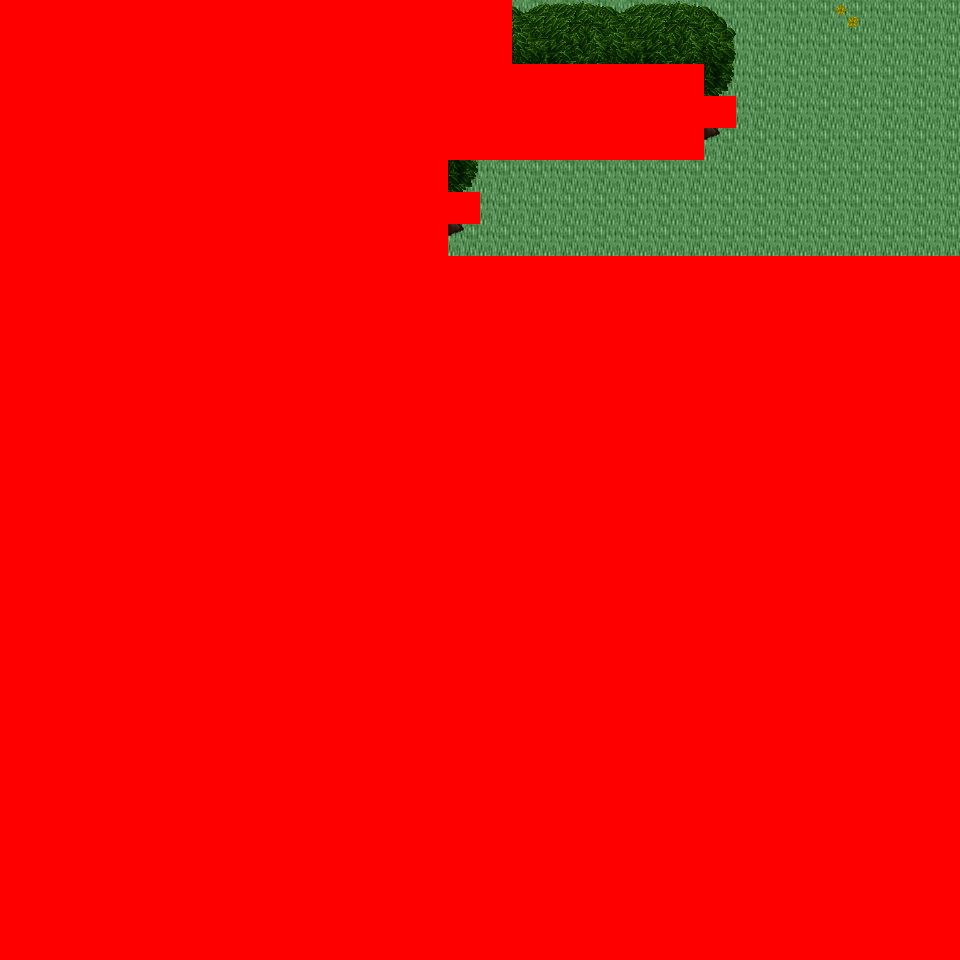

A level layout from a 2D game, rendered from its tile map. Below: a short description, then the map file with tile-grid data replaced by summaries:
An orthogonal 30x30 tile map with 32x32 px tiles, 6 tile layers (Ground, Object, Object2, Above, ...), 35 tilesets and 2 objects (2x mapchange).

<map version="1.0" orientation="orthogonal" renderorder="right-down" width="30" height="30" tilewidth="32" tileheight="32" nextobjectid="3">
  <tileset firstgid="1" name="tileset_logic_collision" tilewidth="32" tileheight="32" tilecount="1" columns="1">
    <image source="../drawable/tileset_logic_collision.png" width="32" height="32" />
  </tileset>
  <tileset firstgid="2" name="tileset_ground_ground" tilewidth="32" tileheight="32" tilecount="33" columns="3">
    <image source="../drawable/tileset_ground_ground.png" width="96" height="352" />
  </tileset>
  <tileset firstgid="35" name="tileset_building_castle" tilewidth="32" tileheight="32" tilecount="320" columns="20">
    <image source="../drawable/tileset_building_castle.png" width="640" height="512" />
  </tileset>
  <tileset firstgid="355" name="tileset_item_weapon_cannon" tilewidth="32" tileheight="32" tilecount="12" columns="3">
    <image source="../drawable/tileset_item_weapon_cannon.png" width="96" height="128" />
  </tileset>
  <tileset firstgid="367" name="tileset_item_pot_barrels_1" tilewidth="32" tileheight="32" tilecount="8" columns="4">
    <image source="../drawable/tileset_item_pot_barrels_1.png" width="128" height="64" />
  </tileset>
  <tileset firstgid="375" name="tileset_plant_tree_tree_darkgreen" tilewidth="32" tileheight="32" tilecount="88" columns="8">
    <image source="../drawable/tileset_plant_tree_tree_darkgreen.png" width="256" height="352" />
  </tileset>
  <tileset firstgid="463" name="tileset_building_decoration_chimney_big" tilewidth="32" tileheight="32" tilecount="2" columns="1">
    <image source="../drawable/tileset_building_decoration_chimney_big.png" width="32" height="64" />
  </tileset>
  <tileset firstgid="465" name="tileset_building_door_door" tilewidth="32" tileheight="32" tilecount="6" columns="3">
    <image source="../drawable/tileset_building_door_door.png" width="96" height="64" />
  </tileset>
  <tileset firstgid="471" name="tileset_building_door_closed" tilewidth="32" tileheight="32" tilecount="1" columns="1">
    <image source="../drawable/tileset_building_door_closed.png" width="32" height="32" />
  </tileset>
  <tileset firstgid="472" name="tileset_building_window_window_centered" tilewidth="32" tileheight="32" tilecount="1" columns="1">
    <image source="../drawable/tileset_building_window_window_centered.png" width="32" height="32" />
  </tileset>
  <tileset firstgid="473" name="tileset_plant_bush_bushes" tilewidth="32" tileheight="32" tilecount="10" columns="5">
    <image source="../drawable/tileset_plant_bush_bushes.png" width="160" height="64" />
  </tileset>
  <tileset firstgid="483" name="tileset_furniture_sink_pale_brown_stone" tilewidth="32" tileheight="32" tilecount="4" columns="2">
    <image source="../drawable/tileset_furniture_sink_pale_brown_stone.png" width="64" height="64" />
  </tileset>
  <tileset firstgid="487" name="tileset_ground_grass_edges" tilewidth="32" tileheight="32" tilecount="36" columns="12">
    <image source="../drawable/tileset_ground_grass_edges.png" width="384" height="96" />
  </tileset>
  <tileset firstgid="523" name="tileset_ground_grass_corners" tilewidth="32" tileheight="32" tilecount="24" columns="6">
    <image source="../drawable/tileset_ground_grass_corners.png" width="192" height="128" />
  </tileset>
  <tileset firstgid="547" name="tileset_building_decoration_chimney" tilewidth="32" tileheight="32" tilecount="2" columns="1">
    <image source="../drawable/tileset_building_decoration_chimney.png" width="32" height="64" />
  </tileset>
  <tileset firstgid="549" name="tileset_plant_tree_taller_trees" tilewidth="32" tileheight="32" tilecount="32" columns="8">
    <image source="../drawable/tileset_plant_tree_taller_trees.png" width="256" height="128" />
  </tileset>
  <tileset firstgid="581" name="tileset_plant_vine" tilewidth="32" tileheight="32" tilecount="3" columns="1">
    <image source="../drawable/tileset_plant_vine.png" width="32" height="96" />
  </tileset>
  <tileset firstgid="584" name="tileset_logic_item_fruits" tilewidth="32" tileheight="32" tilecount="16" columns="8">
    <image source="../drawable/tileset_logic_item_fruits.png" width="256" height="64" />
  </tileset>
  <tileset firstgid="600" name="tileset_building_fence_fence_chunky" tilewidth="32" tileheight="32" tilecount="21" columns="3">
    <image source="../drawable/tileset_building_fence_fence_chunky.png" width="96" height="224" />
  </tileset>
  <tileset firstgid="621" name="tileset_furniture_light_lamp_blue" tilewidth="32" tileheight="32" tilecount="3" columns="1">
    <image source="../drawable/tileset_furniture_light_lamp_blue.png" width="32" height="96" />
  </tileset>
  <tileset firstgid="624" name="tileset_plant_flower_daisy_blue" tilewidth="32" tileheight="32" tilecount="8" columns="2">
    <image source="../drawable/tileset_plant_flower_daisy_blue.png" width="64" height="128" />
  </tileset>
  <tileset firstgid="632" name="tileset_plant_flower_daisy_red" tilewidth="32" tileheight="32" tilecount="8" columns="2">
    <image source="../drawable/tileset_plant_flower_daisy_red.png" width="64" height="128" />
  </tileset>
  <tileset firstgid="640" name="tileset_plant_flower_daisy_white" tilewidth="32" tileheight="32" tilecount="8" columns="2">
    <image source="../drawable/tileset_plant_flower_daisy_white.png" width="64" height="128" />
  </tileset>
  <tileset firstgid="648" name="tileset_plant_flower_daisy_yellow" tilewidth="32" tileheight="32" tilecount="8" columns="2">
    <image source="../drawable/tileset_plant_flower_daisy_yellow.png" width="64" height="128" />
  </tileset>
  <tileset firstgid="656" name="tileset_item_hen_nest" tilewidth="32" tileheight="32" tilecount="1" columns="1">
    <image source="../drawable/tileset_item_hen_nest.png" width="32" height="32" />
  </tileset>
  <tileset firstgid="657" name="tileset_logic_item_dairy" tilewidth="32" tileheight="32" tilecount="1" columns="1">
    <image source="../drawable/tileset_logic_item_dairy.png" width="32" height="32" />
  </tileset>
  <tileset firstgid="658" name="tileset_plant_flower_red_blue_clusters" tilewidth="32" tileheight="32" tilecount="4" columns="1">
    <image source="../drawable/tileset_plant_flower_red_blue_clusters.png" width="32" height="128" />
  </tileset>
  <tileset firstgid="662" name="tileset_plant_flower_pointed_yellow" tilewidth="32" tileheight="32" tilecount="2" columns="2">
    <image source="../drawable/tileset_plant_flower_pointed_yellow.png" width="64" height="32" />
  </tileset>
  <tileset firstgid="664" name="tileset_building_decoration_banner" tilewidth="32" tileheight="32" tilecount="12" columns="1">
    <image source="../drawable/tileset_building_decoration_banner.png" width="32" height="384" />
  </tileset>
  <tileset firstgid="676" name="tileset_building_cottage" tilewidth="32" tileheight="32" tilecount="256" columns="16">
    <image source="../drawable/tileset_building_cottage.png" width="512" height="512" />
  </tileset>
  <tileset firstgid="932" name="tileset_building_roof_thatched_roof" tilewidth="32" tileheight="32" tilecount="256" columns="16">
    <image source="../drawable/tileset_building_roof_thatched_roof.png" width="512" height="512" />
  </tileset>
  <tileset firstgid="1188" name="tileset_building_door_doors" tilewidth="32" tileheight="32" tilecount="256" columns="16">
    <image source="../drawable/tileset_building_door_doors.png" width="512" height="512" />
  </tileset>
  <tileset firstgid="1444" name="tileset_building_window_windows" tilewidth="32" tileheight="32" tilecount="256" columns="16">
    <image source="../drawable/tileset_building_window_windows.png" width="512" height="512" />
  </tileset>
  <tileset firstgid="1700" name="tileset_ground_ground_3" tilewidth="32" tileheight="32" tilecount="5" columns="5">
    <image source="../drawable/tileset_ground_ground_3.png" width="160" height="32" />
  </tileset>
  <tileset firstgid="1705" name="tileset_plant_bush_leafy" tilewidth="32" tileheight="32" tilecount="48" columns="8">
    <image source="../drawable/tileset_plant_bush_leafy.png" width="256" height="192" />
  </tileset>
  <layer name="Ground" width="30" height="30">
    <data>[900 cells, 240 non-empty, 1 distinct tile ids]</data>
  </layer>
  <layer name="Object" width="30" height="30">
    <data>[900 cells, 109 non-empty, 13 distinct tile ids]</data>
  </layer>
  <layer name="Object2" width="30" height="30">
    <data>[900 cells, 0 non-empty, 0 distinct tile ids]</data>
  </layer>
  <layer name="Above" width="30" height="30">
    <data>[900 cells, 142 non-empty, 17 distinct tile ids]</data>
  </layer>
  <layer name="Above2" width="30" height="30">
    <data>[900 cells, 0 non-empty, 0 distinct tile ids]</data>
  </layer>
  <layer name="Walkable" width="30" height="30">
    <data>[900 cells, 802 non-empty, 1 distinct tile ids]</data>
  </layer>
  <objectgroup name="MapEvents">
    <object id="1" name="north" type="mapchange" x="512" y="0" width="448" height="32">
      <properties>
        <property name="map" value="0_deniran_forest_n2_w_x0_y3" />
        <property name="place" value="south" />
      </properties>
    </object>
    <object id="2" name="east" type="mapchange" x="928" y="0" width="32" height="256">
      <properties>
        <property name="map" value="0_ados_mountain_n2_w2_x0_y4" />
        <property name="place" value="west" />
      </properties>
    </object>
  </objectgroup>
</map>
